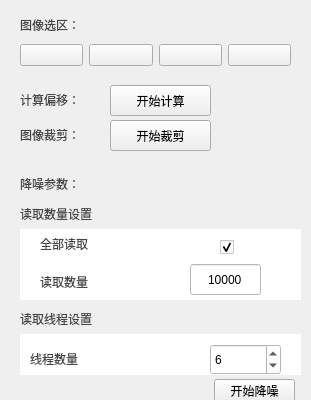
<?xml version="1.0" encoding="UTF-8"?>
<ui version="4.0">
 <class>computeRedress</class>
 <widget class="QWidget" name="computeRedress">
  <property name="geometry">
   <rect>
    <x>0</x>
    <y>0</y>
    <width>311</width>
    <height>400</height>
   </rect>
  </property>
  <property name="windowTitle">
   <string>Form</string>
  </property>
  <widget class="QWidget" name="widget" native="true">
   <property name="geometry">
    <rect>
     <x>10</x>
     <y>10</y>
     <width>291</width>
     <height>151</height>
    </rect>
   </property>
   <widget class="QLabel" name="label">
    <property name="geometry">
     <rect>
      <x>10</x>
      <y>0</y>
      <width>181</width>
      <height>30</height>
     </rect>
    </property>
    <property name="styleSheet">
     <string notr="true">font: 75 20px &quot;微软雅黑&quot;;
color:#444444;</string>
    </property>
    <property name="text">
     <string>图像选区：</string>
    </property>
   </widget>
   <widget class="QWidget" name="horizontalLayoutWidget">
    <property name="geometry">
     <rect>
      <x>10</x>
      <y>30</y>
      <width>271</width>
      <height>31</height>
     </rect>
    </property>
    <layout class="QHBoxLayout" name="horizontalLayout">
     <item>
      <widget class="QPushButton" name="mouseButton">
       <property name="minimumSize">
        <size>
         <width>0</width>
         <height>20</height>
        </size>
       </property>
       <property name="text">
        <string/>
       </property>
       <property name="icon">
        <iconset resource="../res/main.qrc">
         <normaloff>:/image/shubiaojiantou_1.svg</normaloff>:/image/shubiaojiantou_1.svg</iconset>
       </property>
       <property name="iconSize">
        <size>
         <width>20</width>
         <height>20</height>
        </size>
       </property>
      </widget>
     </item>
     <item>
      <widget class="QPushButton" name="ImgSelectButton">
       <property name="minimumSize">
        <size>
         <width>0</width>
         <height>20</height>
        </size>
       </property>
       <property name="text">
        <string/>
       </property>
       <property name="icon">
        <iconset resource="../res/main.qrc">
         <normaloff>:/image/juxing.svg</normaloff>:/image/juxing.svg</iconset>
       </property>
       <property name="iconSize">
        <size>
         <width>20</width>
         <height>20</height>
        </size>
       </property>
      </widget>
     </item>
     <item>
      <widget class="QPushButton" name="reductionButton">
       <property name="minimumSize">
        <size>
         <width>0</width>
         <height>20</height>
        </size>
       </property>
       <property name="text">
        <string/>
       </property>
       <property name="icon">
        <iconset resource="../res/main.qrc">
         <normaloff>:/image/reback.svg</normaloff>:/image/reback.svg</iconset>
       </property>
       <property name="iconSize">
        <size>
         <width>20</width>
         <height>20</height>
        </size>
       </property>
      </widget>
     </item>
     <item>
      <widget class="QPushButton" name="SaveRectButton">
       <property name="minimumSize">
        <size>
         <width>0</width>
         <height>20</height>
        </size>
       </property>
       <property name="text">
        <string/>
       </property>
       <property name="icon">
        <iconset resource="../res/main.qrc">
         <normaloff>:/image/icon_save.svg</normaloff>:/image/icon_save.svg</iconset>
       </property>
       <property name="iconSize">
        <size>
         <width>20</width>
         <height>20</height>
        </size>
       </property>
      </widget>
     </item>
    </layout>
   </widget>
   <widget class="QLabel" name="label_2">
    <property name="geometry">
     <rect>
      <x>10</x>
      <y>75</y>
      <width>91</width>
      <height>30</height>
     </rect>
    </property>
    <property name="styleSheet">
     <string notr="true">font: 75 16px &quot;微软雅黑&quot;;
color:#444444;</string>
    </property>
    <property name="text">
     <string>计算偏移：</string>
    </property>
   </widget>
   <widget class="QPushButton" name="ComputerButton">
    <property name="geometry">
     <rect>
      <x>100</x>
      <y>75</y>
      <width>101</width>
      <height>31</height>
     </rect>
    </property>
    <property name="text">
     <string>开始计算</string>
    </property>
   </widget>
   <widget class="QLabel" name="label_3">
    <property name="geometry">
     <rect>
      <x>10</x>
      <y>110</y>
      <width>91</width>
      <height>30</height>
     </rect>
    </property>
    <property name="styleSheet">
     <string notr="true">font: 75 16px &quot;微软雅黑&quot;;
color:#444444;</string>
    </property>
    <property name="text">
     <string>图像裁剪：</string>
    </property>
   </widget>
   <widget class="QPushButton" name="ImgCropButton">
    <property name="geometry">
     <rect>
      <x>100</x>
      <y>110</y>
      <width>101</width>
      <height>31</height>
     </rect>
    </property>
    <property name="text">
     <string>开始裁剪</string>
    </property>
   </widget>
  </widget>
  <widget class="QWidget" name="widget_2" native="true">
   <property name="geometry">
    <rect>
     <x>10</x>
     <y>169</y>
     <width>291</width>
     <height>231</height>
    </rect>
   </property>
   <widget class="QLabel" name="label_6">
    <property name="geometry">
     <rect>
      <x>10</x>
      <y>0</y>
      <width>181</width>
      <height>30</height>
     </rect>
    </property>
    <property name="styleSheet">
     <string notr="true">font: 75 20px &quot;微软雅黑&quot;;
color:#444444;</string>
    </property>
    <property name="text">
     <string>降噪参数：</string>
    </property>
   </widget>
   <widget class="QLabel" name="label_8">
    <property name="geometry">
     <rect>
      <x>10</x>
      <y>30</y>
      <width>141</width>
      <height>30</height>
     </rect>
    </property>
    <property name="styleSheet">
     <string notr="true">font: 75 16px &quot;微软雅黑&quot;;
color:#444444;</string>
    </property>
    <property name="text">
     <string>读取数量设置</string>
    </property>
   </widget>
   <widget class="QWidget" name="widget_3" native="true">
    <property name="geometry">
     <rect>
      <x>10</x>
      <y>60</y>
      <width>281</width>
      <height>71</height>
     </rect>
    </property>
    <property name="styleSheet">
     <string notr="true">background-color:white;</string>
    </property>
    <widget class="QLabel" name="label_10">
     <property name="geometry">
      <rect>
       <x>20</x>
       <y>0</y>
       <width>131</width>
       <height>30</height>
      </rect>
     </property>
     <property name="styleSheet">
      <string notr="true">font: 75 16px &quot;微软雅黑&quot;;
color:#444444;</string>
     </property>
     <property name="text">
      <string>全部读取</string>
     </property>
    </widget>
    <widget class="QCheckBox" name="checkBox_2">
     <property name="geometry">
      <rect>
       <x>200</x>
       <y>10</y>
       <width>21</width>
       <height>16</height>
      </rect>
     </property>
     <property name="text">
      <string/>
     </property>
     <property name="checked">
      <bool>true</bool>
     </property>
    </widget>
    <widget class="QLabel" name="label_11">
     <property name="geometry">
      <rect>
       <x>20</x>
       <y>40</y>
       <width>131</width>
       <height>25</height>
      </rect>
     </property>
     <property name="styleSheet">
      <string notr="true">font: 75 16px &quot;微软雅黑&quot;;
color:#444444;</string>
     </property>
     <property name="text">
      <string>读取数量</string>
     </property>
    </widget>
    <widget class="QLineEdit" name="countLineText_2">
     <property name="geometry">
      <rect>
       <x>170</x>
       <y>35</y>
       <width>71</width>
       <height>31</height>
      </rect>
     </property>
     <property name="text">
      <string>10000</string>
     </property>
     <property name="alignment">
      <set>Qt::AlignCenter</set>
     </property>
    </widget>
   </widget>
   <widget class="QWidget" name="widget_4" native="true">
    <property name="geometry">
     <rect>
      <x>10</x>
      <y>165</y>
      <width>281</width>
      <height>41</height>
     </rect>
    </property>
    <property name="styleSheet">
     <string notr="true">background-color:white;</string>
    </property>
    <widget class="QLabel" name="label_12">
     <property name="geometry">
      <rect>
       <x>10</x>
       <y>10</y>
       <width>131</width>
       <height>30</height>
      </rect>
     </property>
     <property name="styleSheet">
      <string notr="true">font: 75 16px &quot;微软雅黑&quot;;
color:#444444;</string>
     </property>
     <property name="text">
      <string>线程数量</string>
     </property>
    </widget>
    <widget class="QSpinBox" name="threadCount_2">
     <property name="geometry">
      <rect>
       <x>190</x>
       <y>10</y>
       <width>71</width>
       <height>31</height>
      </rect>
     </property>
     <property name="value">
      <number>6</number>
     </property>
    </widget>
   </widget>
   <widget class="QLabel" name="label_13">
    <property name="geometry">
     <rect>
      <x>10</x>
      <y>135</y>
      <width>141</width>
      <height>30</height>
     </rect>
    </property>
    <property name="styleSheet">
     <string notr="true">font: 75 16px &quot;微软雅黑&quot;;
color:#444444;</string>
    </property>
    <property name="text">
     <string>读取线程设置</string>
    </property>
   </widget>
   <widget class="QPushButton" name="pushButton">
    <property name="geometry">
     <rect>
      <x>204</x>
      <y>210</y>
      <width>81</width>
      <height>23</height>
     </rect>
    </property>
    <property name="text">
     <string>开始降噪</string>
    </property>
   </widget>
  </widget>
 </widget>
 <resources>
  <include location="../res/main.qrc"/>
 </resources>
 <connections/>
</ui>
